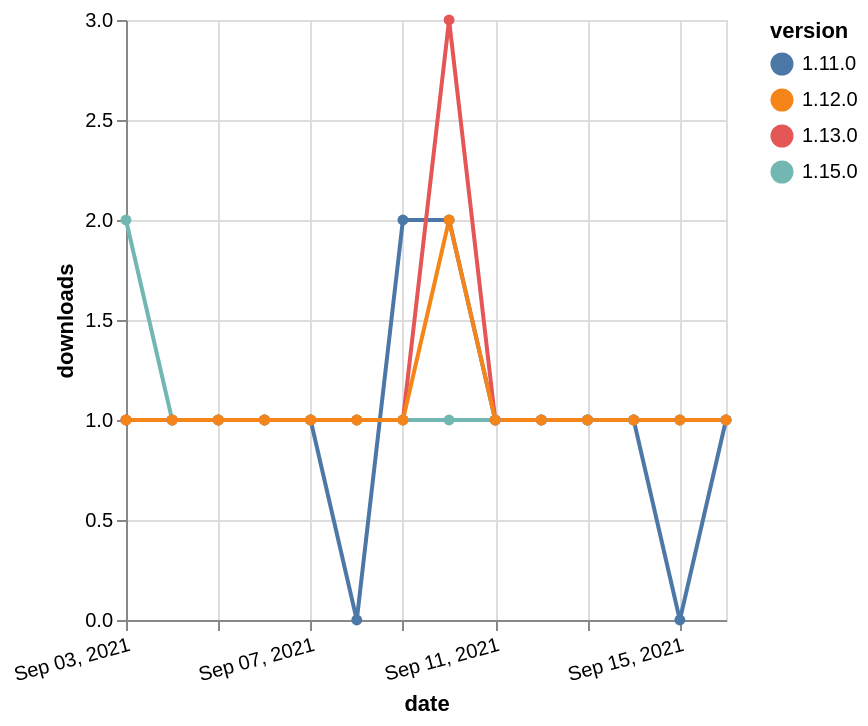

Write the Vega-Lite specification saved for this chart.
### Vega-Lite specification from a JSON file in a GitHub repository (floating-point values rounded to 4 significant figures)
{"$schema": "https://vega.github.io/schema/vega-lite/v5.json", "description": "A simple bar chart with embedded data.", "data": {"values": [{"date": "2021-09-03", "total": 215, "delta": 1, "version": "1.11.0"}, {"date": "2021-09-04", "total": 216, "delta": 1, "version": "1.11.0"}, {"date": "2021-09-05", "total": 217, "delta": 1, "version": "1.11.0"}, {"date": "2021-09-06", "total": 218, "delta": 1, "version": "1.11.0"}, {"date": "2021-09-07", "total": 219, "delta": 1, "version": "1.11.0"}, {"date": "2021-09-08", "total": 219, "delta": 0, "version": "1.11.0"}, {"date": "2021-09-09", "total": 221, "delta": 2, "version": "1.11.0"}, {"date": "2021-09-10", "total": 223, "delta": 2, "version": "1.11.0"}, {"date": "2021-09-11", "total": 224, "delta": 1, "version": "1.11.0"}, {"date": "2021-09-12", "total": 225, "delta": 1, "version": "1.11.0"}, {"date": "2021-09-13", "total": 226, "delta": 1, "version": "1.11.0"}, {"date": "2021-09-14", "total": 227, "delta": 1, "version": "1.11.0"}, {"date": "2021-09-15", "total": 227, "delta": 0, "version": "1.11.0"}, {"date": "2021-09-16", "total": 228, "delta": 1, "version": "1.11.0"}, {"date": "2021-09-03", "total": 284, "delta": 1, "version": "1.13.0"}, {"date": "2021-09-04", "total": 285, "delta": 1, "version": "1.13.0"}, {"date": "2021-09-05", "total": 286, "delta": 1, "version": "1.13.0"}, {"date": "2021-09-06", "total": 287, "delta": 1, "version": "1.13.0"}, {"date": "2021-09-07", "total": 288, "delta": 1, "version": "1.13.0"}, {"date": "2021-09-08", "total": 289, "delta": 1, "version": "1.13.0"}, {"date": "2021-09-09", "total": 290, "delta": 1, "version": "1.13.0"}, {"date": "2021-09-10", "total": 293, "delta": 3, "version": "1.13.0"}, {"date": "2021-09-11", "total": 294, "delta": 1, "version": "1.13.0"}, {"date": "2021-09-12", "total": 295, "delta": 1, "version": "1.13.0"}, {"date": "2021-09-13", "total": 296, "delta": 1, "version": "1.13.0"}, {"date": "2021-09-14", "total": 297, "delta": 1, "version": "1.13.0"}, {"date": "2021-09-15", "total": 298, "delta": 1, "version": "1.13.0"}, {"date": "2021-09-16", "total": 299, "delta": 1, "version": "1.13.0"}, {"date": "2021-09-03", "total": 112, "delta": 2, "version": "1.15.0"}, {"date": "2021-09-04", "total": 113, "delta": 1, "version": "1.15.0"}, {"date": "2021-09-05", "total": 114, "delta": 1, "version": "1.15.0"}, {"date": "2021-09-06", "total": 115, "delta": 1, "version": "1.15.0"}, {"date": "2021-09-07", "total": 116, "delta": 1, "version": "1.15.0"}, {"date": "2021-09-08", "total": 117, "delta": 1, "version": "1.15.0"}, {"date": "2021-09-09", "total": 118, "delta": 1, "version": "1.15.0"}, {"date": "2021-09-10", "total": 119, "delta": 1, "version": "1.15.0"}, {"date": "2021-09-11", "total": 120, "delta": 1, "version": "1.15.0"}, {"date": "2021-09-12", "total": 121, "delta": 1, "version": "1.15.0"}, {"date": "2021-09-13", "total": 122, "delta": 1, "version": "1.15.0"}, {"date": "2021-09-14", "total": 123, "delta": 1, "version": "1.15.0"}, {"date": "2021-09-15", "total": 124, "delta": 1, "version": "1.15.0"}, {"date": "2021-09-16", "total": 125, "delta": 1, "version": "1.15.0"}, {"date": "2021-09-03", "total": 174, "delta": 1, "version": "1.12.0"}, {"date": "2021-09-04", "total": 175, "delta": 1, "version": "1.12.0"}, {"date": "2021-09-05", "total": 176, "delta": 1, "version": "1.12.0"}, {"date": "2021-09-06", "total": 177, "delta": 1, "version": "1.12.0"}, {"date": "2021-09-07", "total": 178, "delta": 1, "version": "1.12.0"}, {"date": "2021-09-08", "total": 179, "delta": 1, "version": "1.12.0"}, {"date": "2021-09-09", "total": 180, "delta": 1, "version": "1.12.0"}, {"date": "2021-09-10", "total": 182, "delta": 2, "version": "1.12.0"}, {"date": "2021-09-11", "total": 183, "delta": 1, "version": "1.12.0"}, {"date": "2021-09-12", "total": 184, "delta": 1, "version": "1.12.0"}, {"date": "2021-09-13", "total": 185, "delta": 1, "version": "1.12.0"}, {"date": "2021-09-14", "total": 186, "delta": 1, "version": "1.12.0"}, {"date": "2021-09-15", "total": 187, "delta": 1, "version": "1.12.0"}, {"date": "2021-09-16", "total": 188, "delta": 1, "version": "1.12.0"}]}, "width": "container", "mark": {"type": "line", "point": {"filled": true}}, "encoding": {"x": {"field": "date", "type": "temporal", "timeUnit": "yearmonthdate", "title": "date", "axis": {"labelAngle": -15}}, "y": {"field": "delta", "type": "quantitative", "title": "downloads"}, "color": {"field": "version", "type": "nominal"}, "tooltip": {"field": "delta"}}}
